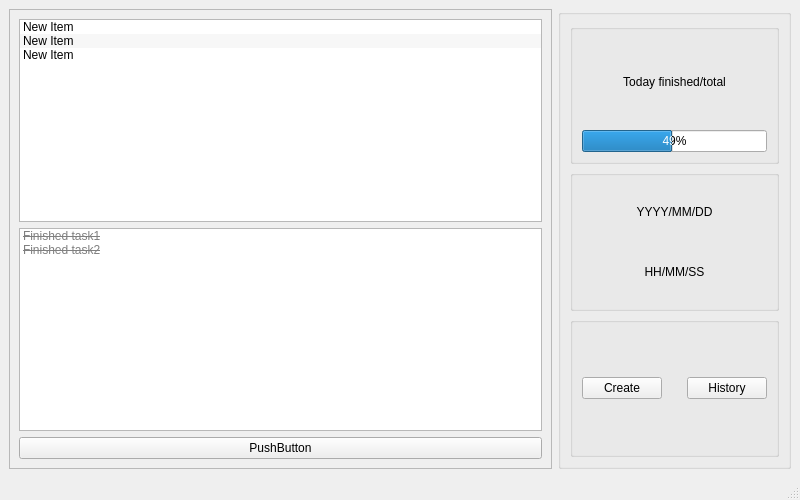
<?xml version="1.0" encoding="UTF-8"?>
<ui version="4.0">
 <class>MainWindow</class>
 <widget class="QMainWindow" name="MainWindow">
  <property name="geometry">
   <rect>
    <x>0</x>
    <y>0</y>
    <width>800</width>
    <height>500</height>
   </rect>
  </property>
  <property name="windowTitle">
   <string>StudyPlanner</string>
  </property>
  <property name="windowIcon">
   <iconset>
    <normaloff>C:/Users/14642/Desktop/mainwindow.png</normaloff>C:/Users/14642/Desktop/mainwindow.png</iconset>
  </property>
  <widget class="QWidget" name="centralwidget">
   <layout class="QHBoxLayout" name="horizontalLayout_2">
    <item>
     <widget class="QFrame" name="frame">
      <property name="sizePolicy">
       <sizepolicy hsizetype="Preferred" vsizetype="Preferred">
        <horstretch>7</horstretch>
        <verstretch>0</verstretch>
       </sizepolicy>
      </property>
      <property name="frameShape">
       <enum>QFrame::Shape::StyledPanel</enum>
      </property>
      <property name="frameShadow">
       <enum>QFrame::Shadow::Raised</enum>
      </property>
      <layout class="QVBoxLayout" name="verticalLayout_4">
       <item>
        <widget class="QListWidget" name="listWidget_PendingTasks">
         <property name="alternatingRowColors">
          <bool>true</bool>
         </property>
         <item>
          <property name="text">
           <string>New Item</string>
          </property>
         </item>
         <item>
          <property name="text">
           <string>New Item</string>
          </property>
         </item>
         <item>
          <property name="text">
           <string>New Item</string>
          </property>
         </item>
        </widget>
       </item>
       <item>
        <widget class="QListWidget" name="listWidget_FinishedTasks">
         <property name="font">
          <font>
           <strikeout>true</strikeout>
          </font>
         </property>
         <property name="styleSheet">
          <string notr="true">QListWidget::item { color: gray;}</string>
         </property>
         <item>
          <property name="text">
           <string>Finished task1</string>
          </property>
         </item>
         <item>
          <property name="text">
           <string>Finished task2</string>
          </property>
         </item>
        </widget>
       </item>
       <item>
        <widget class="QPushButton" name="pushButton">
         <property name="text">
          <string>PushButton</string>
         </property>
        </widget>
       </item>
      </layout>
     </widget>
    </item>
    <item>
     <widget class="QGroupBox" name="groupBox_RightPanel">
      <property name="sizePolicy">
       <sizepolicy hsizetype="Preferred" vsizetype="Preferred">
        <horstretch>3</horstretch>
        <verstretch>0</verstretch>
       </sizepolicy>
      </property>
      <property name="title">
       <string/>
      </property>
      <layout class="QVBoxLayout" name="verticalLayout_3">
       <item>
        <widget class="QGroupBox" name="groupBox_CompleteRate">
         <property name="sizePolicy">
          <sizepolicy hsizetype="Preferred" vsizetype="Preferred">
           <horstretch>0</horstretch>
           <verstretch>0</verstretch>
          </sizepolicy>
         </property>
         <property name="title">
          <string/>
         </property>
         <layout class="QVBoxLayout" name="verticalLayout">
          <item>
           <widget class="QLabel" name="label_TaskNumber">
            <property name="frameShape">
             <enum>QFrame::Shape::NoFrame</enum>
            </property>
            <property name="text">
             <string>Today finished/total</string>
            </property>
            <property name="alignment">
             <set>Qt::AlignmentFlag::AlignCenter</set>
            </property>
           </widget>
          </item>
          <item>
           <widget class="QProgressBar" name="progressBar">
            <property name="sizePolicy">
             <sizepolicy hsizetype="Expanding" vsizetype="Fixed">
              <horstretch>0</horstretch>
              <verstretch>0</verstretch>
             </sizepolicy>
            </property>
            <property name="minimum">
             <number>0</number>
            </property>
            <property name="value">
             <number>49</number>
            </property>
           </widget>
          </item>
         </layout>
        </widget>
       </item>
       <item>
        <widget class="QGroupBox" name="groupBox_Time">
         <property name="title">
          <string/>
         </property>
         <layout class="QVBoxLayout" name="verticalLayout_2">
          <item>
           <widget class="QLabel" name="label_Date">
            <property name="text">
             <string>YYYY/MM/DD</string>
            </property>
            <property name="alignment">
             <set>Qt::AlignmentFlag::AlignCenter</set>
            </property>
           </widget>
          </item>
          <item>
           <widget class="QLabel" name="label_Time">
            <property name="text">
             <string>HH/MM/SS</string>
            </property>
            <property name="alignment">
             <set>Qt::AlignmentFlag::AlignCenter</set>
            </property>
           </widget>
          </item>
         </layout>
        </widget>
       </item>
       <item>
        <widget class="QGroupBox" name="groupBox_Buttons">
         <property name="title">
          <string/>
         </property>
         <layout class="QHBoxLayout" name="horizontalLayout">
          <item>
           <widget class="QPushButton" name="pushButton_CreateTask">
            <property name="toolTip">
             <string>&lt;html&gt;&lt;head/&gt;&lt;body&gt;&lt;p&gt;Add a new task&lt;/p&gt;&lt;/body&gt;&lt;/html&gt;</string>
            </property>
            <property name="text">
             <string>Create</string>
            </property>
           </widget>
          </item>
          <item>
           <spacer name="horizontalSpacer">
            <property name="orientation">
             <enum>Qt::Orientation::Horizontal</enum>
            </property>
            <property name="sizeType">
             <enum>QSizePolicy::Policy::Preferred</enum>
            </property>
            <property name="sizeHint" stdset="0">
             <size>
              <width>40</width>
              <height>20</height>
             </size>
            </property>
           </spacer>
          </item>
          <item>
           <widget class="QPushButton" name="pushButton_ViewRecord">
            <property name="toolTip">
             <string>&lt;html&gt;&lt;head/&gt;&lt;body&gt;&lt;p&gt;View Records&lt;/p&gt;&lt;/body&gt;&lt;/html&gt;</string>
            </property>
            <property name="text">
             <string>History</string>
            </property>
           </widget>
          </item>
         </layout>
        </widget>
       </item>
      </layout>
     </widget>
    </item>
   </layout>
  </widget>
  <widget class="QStatusBar" name="statusbar"/>
 </widget>
 <resources/>
 <connections/>
</ui>
